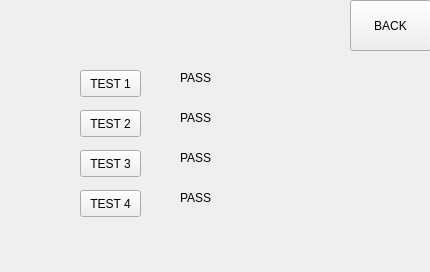
<?xml version="1.0" encoding="UTF-8"?>
<ui version="4.0">
 <class>selfTest</class>
 <widget class="QWidget" name="selfTest">
  <property name="geometry">
   <rect>
    <x>0</x>
    <y>0</y>
    <width>430</width>
    <height>272</height>
   </rect>
  </property>
  <property name="windowTitle">
   <string>Form</string>
  </property>
  <widget class="QPushButton" name="pb_back">
   <property name="geometry">
    <rect>
     <x>350</x>
     <y>0</y>
     <width>81</width>
     <height>51</height>
    </rect>
   </property>
   <property name="text">
    <string>BACK</string>
   </property>
  </widget>
  <widget class="QPushButton" name="pb_test1">
   <property name="geometry">
    <rect>
     <x>80</x>
     <y>70</y>
     <width>61</width>
     <height>27</height>
    </rect>
   </property>
   <property name="text">
    <string>TEST 1</string>
   </property>
  </widget>
  <widget class="QPushButton" name="pb_test2">
   <property name="geometry">
    <rect>
     <x>80</x>
     <y>110</y>
     <width>61</width>
     <height>27</height>
    </rect>
   </property>
   <property name="text">
    <string>TEST 2</string>
   </property>
  </widget>
  <widget class="QPushButton" name="pb_test3">
   <property name="geometry">
    <rect>
     <x>80</x>
     <y>150</y>
     <width>61</width>
     <height>27</height>
    </rect>
   </property>
   <property name="text">
    <string>TEST 3</string>
   </property>
  </widget>
  <widget class="QPushButton" name="pb_test4">
   <property name="geometry">
    <rect>
     <x>80</x>
     <y>190</y>
     <width>61</width>
     <height>27</height>
    </rect>
   </property>
   <property name="text">
    <string>TEST 4</string>
   </property>
  </widget>
  <widget class="QLabel" name="lb_test1">
   <property name="geometry">
    <rect>
     <x>180</x>
     <y>70</y>
     <width>41</width>
     <height>16</height>
    </rect>
   </property>
   <property name="text">
    <string>PASS</string>
   </property>
  </widget>
  <widget class="QLabel" name="lb_test2">
   <property name="geometry">
    <rect>
     <x>180</x>
     <y>110</y>
     <width>41</width>
     <height>16</height>
    </rect>
   </property>
   <property name="text">
    <string>PASS</string>
   </property>
  </widget>
  <widget class="QLabel" name="lb_test3">
   <property name="geometry">
    <rect>
     <x>180</x>
     <y>150</y>
     <width>41</width>
     <height>16</height>
    </rect>
   </property>
   <property name="text">
    <string>PASS</string>
   </property>
  </widget>
  <widget class="QLabel" name="lb_test4">
   <property name="geometry">
    <rect>
     <x>180</x>
     <y>190</y>
     <width>41</width>
     <height>16</height>
    </rect>
   </property>
   <property name="text">
    <string>PASS</string>
   </property>
  </widget>
 </widget>
 <resources/>
 <connections/>
</ui>
